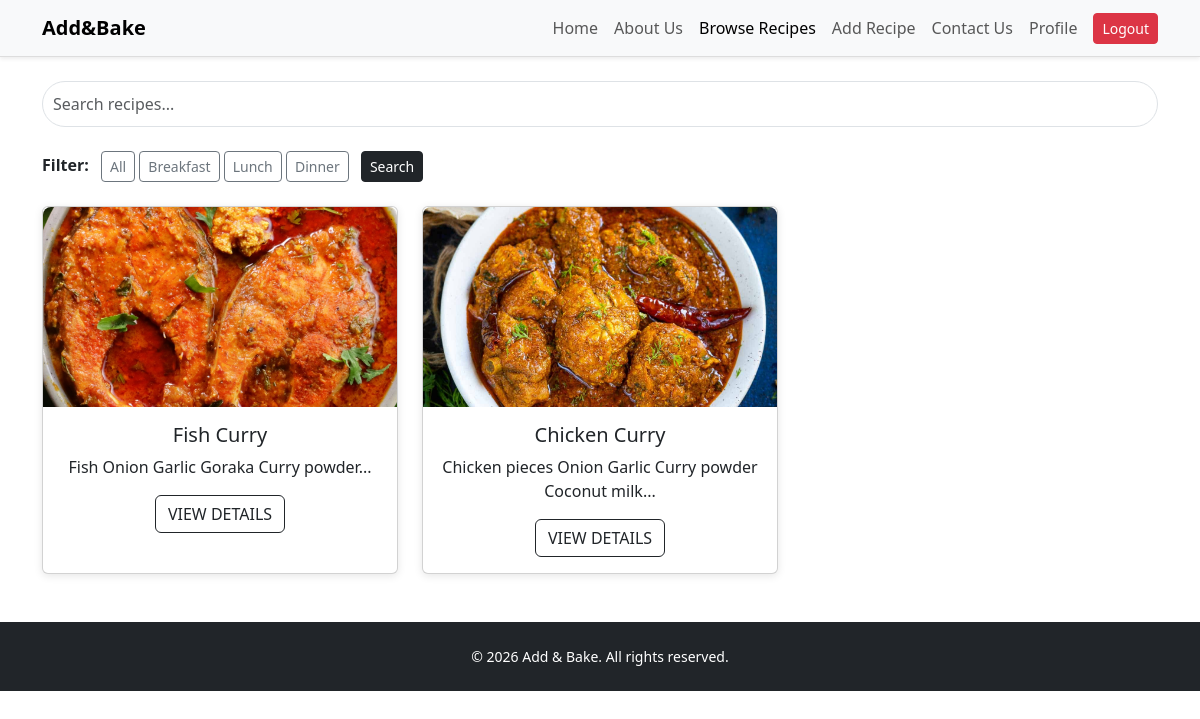
Page /recipes.php?category=Lunch (signed in) on the committed database.
### tables this page shows
CREATE TABLE recipes (
    id INT AUTO_INCREMENT PRIMARY KEY,
    title VARCHAR(255) NOT NULL,
    category VARCHAR(100) NOT NULL,
    ingredients TEXT NOT NULL,
    instructions TEXT NOT NULL,
    image VARCHAR(255) DEFAULT NULL,
    user_id INT NOT NULL,
    created_at TIMESTAMP DEFAULT CURRENT_TIMESTAMP,
    FOREIGN KEY (user_id) REFERENCES users(id) ON DELETE CASCADE
);

### recipes.php (the view, shortened to what this page needs)
<?php
include("includes/db.php");
$search = trim($_GET['search'] ?? '');
$category = trim($_GET['category'] ?? '');
$sql = "SELECT id, title, category, ingredients, image FROM recipes WHERE 1=1";
$params = [];
$types = "";
if (!empty($category) && strtolower($category) !== "all") {
    $sql .= " AND category = ?";
    $params[] = $category;
    $types .= "s";
}
$sql .= " ORDER BY id DESC";
$stmt = $conn->prepare($sql);
if (!empty($params)) {
    $stmt->bind_param($types, ...$params);
}
$stmt->execute();
$result = $stmt->get_result();
?>
<!DOCTYPE html>
<html lang="en">
<head>
  <link rel="stylesheet" href="css/styles.css" />
  <link href="https://cdn.jsdelivr.net/npm/bootstrap@5.3.2/dist/css/bootstrap.min.css" rel="stylesheet" />
</head>
<body>
<nav class="navbar navbar-expand-lg navbar-light bg-light shadow-sm">
  <div class="container">
    <a class="navbar-brand fw-bold" href="index.php">Add&Bake</a>
    <div class="collapse navbar-collapse" id="navbarNav">
      <ul class="navbar-nav ms-auto align-items-center">
        <li class="nav-item"><a class="nav-link" href="index.php">Home</a></li>
        <li class="nav-item"><a class="nav-link" href="about.php">About Us</a></li>
        <li class="nav-item"><a class="nav-link active" href="recipes.php">Browse Recipes</a></li>
        <li class="nav-item"><a class="nav-link" href="add_recipe.php">Add Recipe</a></li>
        <li class="nav-item"><a class="nav-link" href="contact.php">Contact Us</a></li>
        <li class="nav-item"><a class="nav-link" href="profile.php">Profile</a></li>
        <li class="nav-item ms-2"><a class="btn btn-danger btn-sm" href="auth/logout.php">Logout</a></li>
      </ul>
    </div>
  </div>
</nav>
<div class="container mt-4">
  <form method="GET" action="recipes.php">
    <input
      type="search"
      name="search"
      class="form-control mb-4"
      placeholder="Search recipes..."
      value="<?php echo htmlspecialchars($search); ?>"
    />
    <div class="mb-4">
      <strong>Filter:</strong>
      <a href="recipes.php?category=all&search=<?php echo urlencode($search); ?>" class="btn btn-outline-secondary btn-sm ms-2">All</a>
      <a href="recipes.php?category=Breakfast&search=<?php echo urlencode($search); ?>" class="btn btn-outline-secondary btn-sm">Breakfast</a>
      <a href="recipes.php?category=Lunch&search=<?php echo urlencode($search); ?>" class="btn btn-outline-secondary btn-sm">Lunch</a>
      <a href="recipes.php?category=Dinner&search=<?php echo urlencode($search); ?>" class="btn btn-outline-secondary btn-sm">Dinner</a>
      <button type="submit" class="btn btn-dark btn-sm ms-2">Search</button>
    </div>
  </form>
  <div class="row g-4">
    <?php if ($result->num_rows > 0): ?>
      <?php while ($recipe = $result->fetch_assoc()): ?>
        <div class="col-md-4">
          <div class="card h-100">
            <img
              src="<?php echo !empty($recipe['image']) ? htmlspecialchars($recipe['image']) : 'images/chicken curry.jpg'; ?>"
              class="card-img-top"
              alt="<?php echo htmlspecialchars($recipe['title']); ?>"
            />
            <div class="card-body text-center">
              <h5><?php echo htmlspecialchars($recipe['title']); ?></h5>
              <p><?php echo htmlspecialchars(substr($recipe['ingredients'], 0, 80)); ?>...</p>
              <a href="recipe_details.php?id=<?php echo $recipe['id']; ?>" class="btn btn-outline-dark">VIEW DETAILS</a>
            </div>
          </div>
        </div>
      <?php endwhile; ?>
    <?php else: ?>
      <div class="col-12">
        <div class="alert alert-warning text-center">No recipes found.</div>
      </div>
    <?php endif; ?>
  </div>
</div>
<footer class="bg-dark text-white text-center mt-5 p-4">
  <p>© 2026 Add & Bake. All rights reserved.</p>
</footer>
</body>
</html>

### css/styles.css (style rules this page uses)
body { font-family: Arial, sans-serif; background:#f5f5f5; margin:0; padding:0; }
.navbar { border-bottom:1px solid #ddd; }
.navbar-brand { font-weight:bold; font-size:20px; }
.card { border:none; box-shadow:0 2px 8px rgba(0,0,0,0.1); border-radius:8px; transition:0.3s; }
.card img { height:200px; object-fit:cover; border-top-left-radius:8px; border-top-right-radius:8px; }
input[type="search"] { border-radius:25px; padding:10px; }
footer { background:#222; color:white; text-align:center; padding:20px; margin-top:40px; }
footer p { margin:0; font-size:14px; }
.btn-outline-dark, .btn-primary, .btn-dark, .btn-danger { border-radius:25px; }

### rows in the picture
recipes: image (picture), title "Fish Curry", ingredients "Fish Onion Garlic Goraka Curry powder"
recipes: image (picture), title "Chicken Curry", ingredients "Chicken pieces Onion Garlic Curry powder Coconut milk"
